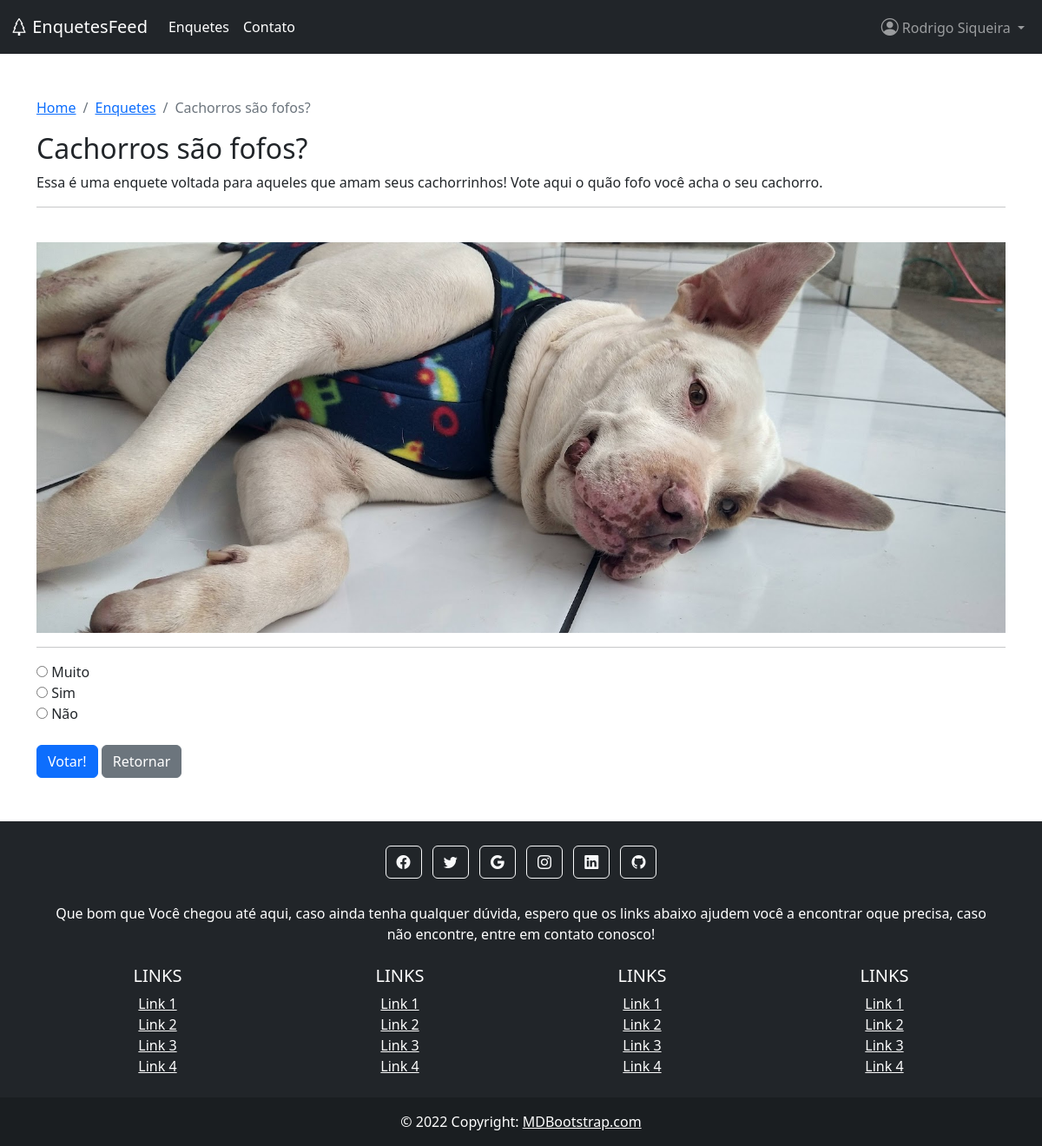
Page /enquetes/2/ (signed in) on the committed database.
### enquetes/models.py (models this page shows, shortened)
class Enquete(BaseModel):
    texto = models.CharField(max_length=255, verbose_name="Texto da enquete")
    descricao = models.CharField(max_length=500, verbose_name="Descrição", null=True)
    data_pub = models.DateTimeField(verbose_name="Data de publicação", null=True)
    imagem = models.ImageField(upload_to="imagens_enquetes/", null=True, blank=True)

class Escolha(BaseModel):
    texto = models.CharField(max_length=200, verbose_name="Escolha")
    num_votos = models.IntegerField(default=0, verbose_name="Número de votos")
    enquete = models.ForeignKey(
        "Enquete",
        on_delete=models.CASCADE,
        related_name="escolhas",
        verbose_name="Enquete"
    )

### enquetes/views.py (the view)
# urls.py: path("<int:id_enquete>/", views.detalhe_enquete, name="detalhe"),
@login_required()
def detalhe_enquete(request: HttpRequest, id_enquete: int) -> HttpResponse:
    try:
        enquete = Enquete.objects.get(id=id_enquete)
    except Enquete.DoesNotExist as e:
        print(f"[Erro]: {e}")
        enquetes = Enquete.objects.all().order_by("texto")
        context = {
            "enquetes": enquetes,
            "erro": f"Você tentou acessar uma enquete que não existe. Id: {id_enquete}"
        }
        return render(request, "enquetes/lista.html", context)
    return render(request, "enquetes/detalhe.html", {"enquete": enquete})

### common/context_processors/fullname_processor.py (called while the page is built)
def fullname_processor(request):
    context = {}
    if request.user and request.user.is_authenticated:
        context["fullname"] = f"{request.user.first_name} {request.user.last_name}"
    return context

### templates/enquetes/detalhe.html (shortened to what this page needs)
{% extends "base.html" %}
{% load static %}
{% block conteudo %}
    <nav aria-label="breadcrumb">
        <ol class="breadcrumb">
        <li class="breadcrumb-item"><a href="{% url 'home:home' %}">Home</a></li>
        <li class="breadcrumb-item"><a href="{% url 'enquetes:lista' %}">Enquetes</a></li>
        <li class="breadcrumb-item active" aria-current="page">{{ enquete.texto }}</li>
        </ol>
    </nav>
    <h2>{{ enquete.texto }}</h2>
    <p>{{ enquete.descricao }}</p>
    <hr/>
    <br/>
    {% if enquete.imagem %}
        <img src="{{ enquete.imagem.url }}" class="imagem-enquete">
    {% else %}
        <img src="{% static 'imagens/perguntas-perguntas-jpg.webp' %}" class="imagem-enquete">
    {% endif %}
    <hr/>
    <form action="{% url 'enquetes:votar' enquete.id %}" method="post">
        <fieldset>
            {% for escolha in enquete.escolhas.all %}
                <input
                    type="radio"
                    name="escolha_id"
                    id="escolha-{{ forloop.counter }}"
                    value="{{ escolha.id }}"
                    required
                >
                <label for="escolha-{{ forloop.counter }}"> {{ escolha.texto }} </label>
                <br/>
            {% endfor %}
        </fieldset>
        <br/>
        <input type="submit" class="btn btn-primary" value="Votar!">
        <a href="{% url 'enquetes:lista' %}" class="btn btn-secondary">Retornar</a>
    </form>
{% endblock %}

### templates/base.html (shortened to what this page needs)
<!DOCTYPE html>
{% load static %}
<html lang="en">
<head>
    <link rel="stylesheet" href="https://cdn.jsdelivr.net/npm/bootstrap-icons@1.9.1/font/bootstrap-icons.css">
    <link href="https://cdn.jsdelivr.net/npm/bootstrap@5.2.2/dist/css/bootstrap.min.css" rel="stylesheet">
    <link rel="stylesheet" type="text/css" href="{% static 'css/styles.css' %}">
</head>
<body>
    <nav class="navbar navbar-expand-lg bg-dark navbar-dark">
        <div class="container-fluid">
            <a class="navbar-brand" href="{% url 'home:home' %}">
                <i class="bi bi-tree"></i>
                EnquetesFeed
            </a>
          <div class="collapse navbar-collapse" id="navbarSupportedContent">
            <ul class="navbar-nav me-auto mb-2 mb-lg-0">
                {% if user.is_authenticated %}
                    <li class="nav-item">
                        <a class="nav-link active" aria-current="page" href="{% url 'enquetes:lista' %}">Enquetes</a>
                    </li>
                    <li class="nav-item">
                        <a class="nav-link active" aria-current="page" href="{% url 'contatos:contato' %}">Contato</a>
                    </li>
                {% endif %}
            </ul>
            <ul class="navbar-nav ms-auto mb-2 mb-lg-0">
                {% if user.is_authenticated %}
                    <li class="nav-item dropdown">
                        <a class="nav-link dropdown-toggle" id="navbarDropdown" role="button" data-bs-toggle="dropdown" aria-expanded="false">
                            <i class="bi bi-person-circle" style="font-size: 20px;"></i>
                            {{ fullname }}
                        </a>
                    </li>
                {% endif %}
            </ul>
          </div>
        </div>
    </nav>
    <div class="container" id="main-container">
        {% block conteudo %}
        {% endblock %}
    </div>
    <footer class="bg-dark text-center text-white">
        <div class="container p-4">
        <section class="mb-4">
            <a class="btn btn-outline-light btn-floating m-1" href="#!" role="button">
                <i class="bi bi-facebook"></i>
            </a>
            <a class="btn btn-outline-light btn-floating m-1" href="#!" role="button">
                <i class="bi bi-twitter"></i>
            </a>
            <a class="btn btn-outline-light btn-floating m-1" href="#!" role="button">
                <i class="bi bi-google"></i>
            </a>
            <a class="btn btn-outline-light btn-floating m-1" href="#!" role="button">
                <i class="bi bi-instagram"></i>
            </a>
            <a class="btn btn-outline-light btn-floating m-1" href="#!" role="button">
                <i class="bi bi-linkedin"></i>
            </a>
            <a class="btn btn-outline-light btn-floating m-1" href="#!" role="button">
                <i class="bi bi-github"></i>
            </a>
        </section>
        <section class="mb-4">
            <p>
                Que bom que Você chegou até aqui, caso ainda tenha qualquer dúvida, espero que os links abaixo ajudem você a encontrar oque precisa, caso não encontre, entre em contato conosco!
            </p>
        </section>
        <section class="">
            <div class="row">
                <div class="col-lg-3 col-md-6 mb-4 mb-md-0">
                    <h5 class="text-uppercase">Links</h5>
                    <ul class="list-unstyled mb-0">
                        <li>
                            <a href="#!" class="text-white">Link 1</a>
                        </li>
                        <li>
                            <a href="#!" class="text-white">Link 2</a>
                        </li>
                        <li>
                            <a href="#!" class="text-white">Link 3</a>
                        </li>
                        <li>
                            <a href="#!" class="text-white">Link 4</a>
                        </li>
                    </ul>
                </div>
                <div class="col-lg-3 col-md-6 mb-4 mb-md-0">
                    <h5 class="text-uppercase">Links</h5>
                    <ul class="list-unstyled mb-0">
                        <li>
                            <a href="#!" class="text-white">Link 1</a>
                        </li>
                        <li>
                            <a href="#!" class="text-white">Link 2</a>
                        </li>
                        <li>
                            <a href="#!" class="text-white">Link 3</a>
                        </li>
                        <li>
                            <a href="#!" class="text-white">Link 4</a>
                        </li>
                    </ul>
                </div>
                <div class="col-lg-3 col-md-6 mb-4 mb-md-0">
                    <h5 class="text-uppercase">Links</h5>
                    <ul class="list-unstyled mb-0">
                        <li>
                            <a href="#!" class="text-white">Link 1</a>
                        </li>
                        <li>
                            <a href="#!" class="text-white">Link 2</a>
                        </li>
                        <li>
                            <a href="#!" class="text-white">Link 3</a>
                        </li>
                        <li>
                            <a href="#!" class="text-white">Link 4</a>
                        </li>
                    </ul>
                </div>
                <div class="col-lg-3 col-md-6 mb-4 mb-md-0">
                    <h5 class="text-uppercase">Links</h5>
                    <ul class="list-unstyled mb-0">
                        <li>
                            <a href="#!" class="text-white">Link 1</a>
                        </li>
                        <li>
                            <a href="#!" class="text-white">Link 2</a>
                        </li>
                        <li>
                            <a href="#!" class="text-white">Link 3</a>
                        </li>
                        <li>
                            <a href="#!" class="text-white">Link 4</a>
                        </li>
                    </ul>
                </div>
            </div>
        </section>
        </div>
        <div class="text-center p-3" style="background-color: rgba(0, 0, 0, 0.2);">
        © 2022 Copyright:
        <a class="text-white" href="https://mdbootstrap.com/">MDBootstrap.com</a>
        </div>
    </footer>
</body>
</html>

### statics/css/styles.css (style rules this page uses)
#main-container { margin-top: 50px; margin-bottom: 50px; }
.imagem-enquete { width: 100%; height: 450px; object-fit: cover; }

### rows in the picture
Enquete: texto "Cachorros são fofos?", descricao "Essa é uma enquete voltada para aqueles que amam seus cachorrinhos! Vote aqui o quão fofo você acha o seu cachorro.", imagem (picture)
Escolha: texto "Muito"
Escolha: texto "Sim"
Escolha: texto "Não"

### other values in the picture
{{ fullname }} "Rodrigo Siqueira"
